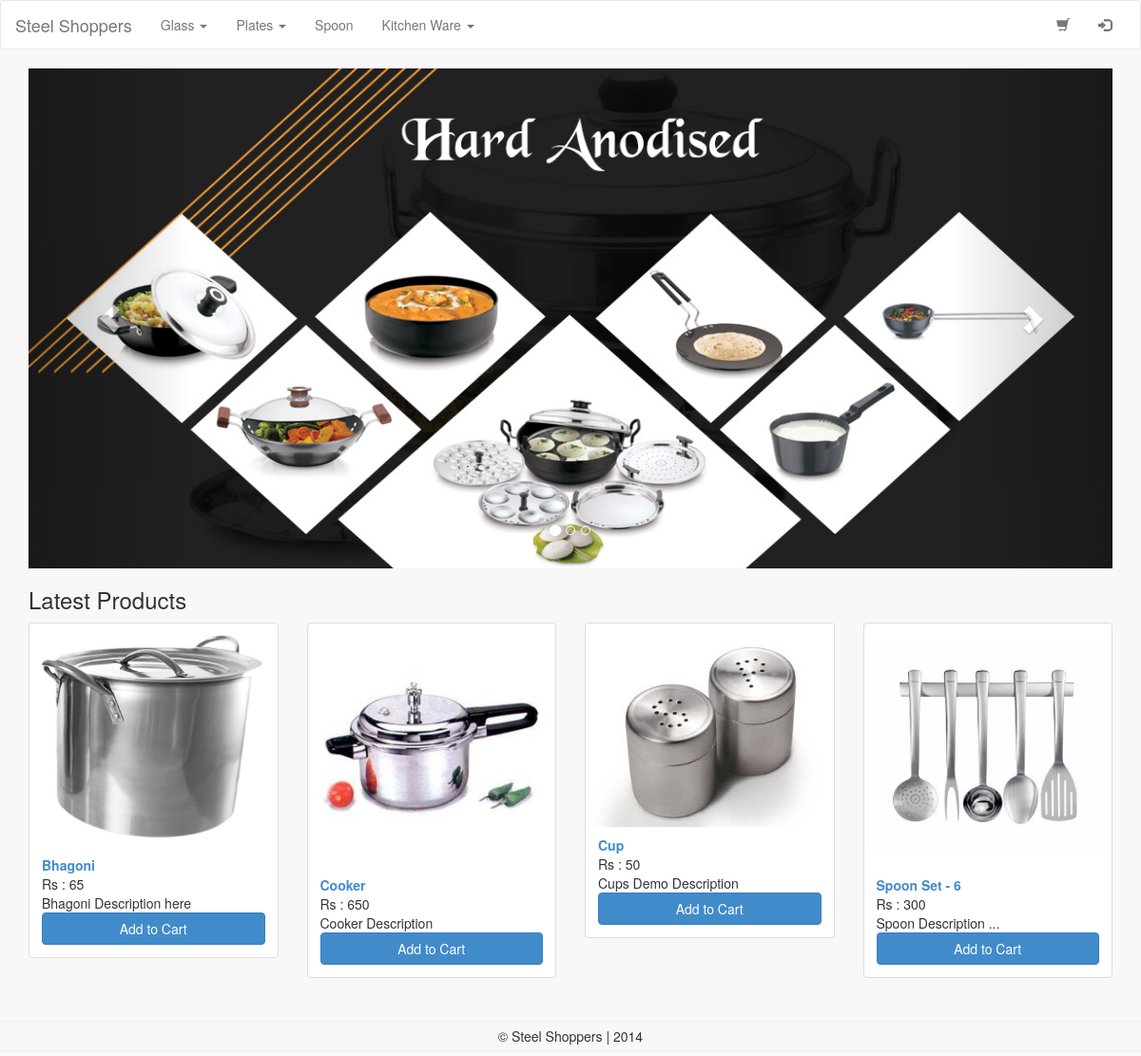
The page / on the database its author committed.
### tables this page shows
CREATE TABLE IF NOT EXISTS `ss_category` (
  `id` int(10) NOT NULL AUTO_INCREMENT,
  `category` varchar(200) NOT NULL,
  `description` varchar(500) NOT NULL,
  PRIMARY KEY (`id`)
);

CREATE TABLE IF NOT EXISTS `ss_item` (
  `id` int(50) NOT NULL AUTO_INCREMENT,
  `name` varchar(500) NOT NULL,
  `price` int(10) NOT NULL,
  `description` varchar(1000) DEFAULT NULL,
  `category` varchar(200) NOT NULL,
  `sub_category` varchar(10) DEFAULT NULL,
  `seller_id` int(10) DEFAULT NULL,
  `image` varchar(250) NOT NULL,
  PRIMARY KEY (`id`)
);

### classes/DB.php (called while the page is built, shortened)
<?php
class DB {
    private static $_instance = null;
    private $_pdo,
            $_query,
            $_error = false,
            $_results,
            $_count = 0;
    private function __construct() {
        try {
            $this->_pdo = new PDO('mysql:host=' . Config::get('mysql/host') . ';dbname=' . Config::get('mysql/db'), Config::get('mysql/username'), Config::get('mysql/password'));
        } catch(PDOException $e) {
            die($e->getMessage());
        }
    }
    public static function getInstance() {
        if(!isset(self::$_instance)) {
            self::$_instance = new DB();
        }
        return self::$_instance;
    }
    public function query($sql, $params = array()) {
        $this->_error = false;
        if($this->_query = $this->_pdo->prepare($sql)) {
            $x = 1;
            if(count($params)) {
                foreach($params as $param) {
                    $this->_query->bindValue($x, $param);
                    $x++;
                }
            }
            if($this->_query->execute()) {
                $this->_results = $this->_query->fetchAll(PDO::FETCH_OBJ);
                $this->_count = $this->_query->rowCount();
            } else {
                $this->_error = true;
            }
        }
        return $this;
    }
    public function action($action, $table, $where = array(), $limit = 30) {
        if(count($where) === 3) {
            $operators = array('=', '>', '<', '>=', '<=');
            $field = $where[0];
            $operator = $where[1];
            $value = $where[2];
            if(in_array($operator, $operators)) {
                $sql = "{$action} FROM {$table} WHERE {$field} {$operator} ? LIMIT {$limit}";
                if(!$this->query($sql, array($value))->error()) {
                    return $this;
                }
            }
        }
        return false;
    }
    public function get($table, $where) {
        return $this->action('SELECT *', $table, $where);
    }
    public function results() {
        return $this->_results;
    }
    public function error() {
        return $this->_error;
    }
    public function count() {
        return $this->_count;
    }
}

### classes/Category.php (called while the page is built, shortened)
<?php
class Category {
    private $_db,
            $_subCategory,
            $_category;
    public function __construct() {
        $this->_db = DB::getInstance();
        $this->_category = $this->_db->action("SELECT *", "ss_category", array('1', '=', '1'));
    }
    public function exist() {
        return (!empty($this->_category)) ? true : false;
    }
    public function get() {
        return $this->_category;
    }
    public function rows() {
        return $this->_category->count();
    }
}

### classes/Config.php (called while the page is built)
<?php
class Config {
    public static function get($path = null) {
        if($path) {
            $config = $GLOBALS['config'];
            $path = explode('/', $path);
            foreach($path as $bit) {
                if(isset($config[$bit])) {
                    $config = $config[$bit];
                }
            }
            return $config;
        }
        return false;
    }
}

### classes/User.php (called while the page is built, shortened)
<?php
class User {
    private $_db,
            $_data,
            $_sessionName,
            $_cookieName,
            $_isLoggedIn;
    public function __construct($user = null) {
        $this->_sessionName = Config::get('session/session_name');
    }
    public function isLoggedIn() {
        return $this->_isLoggedIn;
    }
}

### classes/Session.php (called while the page is built, shortened)
<?php
class Session {
    public static function exists($name) {
        return (isset($_SESSION[$name])) ? true : false ;
    }
}

### index.php (the view, shortened to what this page needs)
<?php
require_once 'header.php';
?>
    <div class="container">
    <div id="carousel-example-generic" class="carousel slide" data-ride="carousel">
        <ol class="carousel-indicators">
            <li data-target="#carousel-example-generic" data-slide-to="0" class="active"></li>
            <li data-target="#carousel-example-generic" data-slide-to="1"></li>
            <li data-target="#carousel-example-generic" data-slide-to="2"></li>
        </ol>
        <div class="carousel-inner" role="listbox">
            <div class="item active">
                <img src="images/slider-images/1.jpg" alt="">
            </div>
        </div>
        <a class="left carousel-control" href="#carousel-example-generic" role="button" data-slide="prev">
            <span class="glyphicon glyphicon-chevron-left" aria-hidden="true"></span>
        </a>
        <a class="right carousel-control" href="#carousel-example-generic" role="button" data-slide="next">
            <span class="glyphicon glyphicon-chevron-right" aria-hidden="true"></span>
        </a>
    </div>
        <h3>Latest Products</h3>
        <?php
        $db = DB::getInstance();
        $items = $db->action('SELECT *', 'ss_item', array("1", "=", "1"), 8);
        $count = $items->count();
        $items = $items->results();
        for($x = 0; $x<$count; $x++) {
        ?>
            <div class="row">
                <?php
                for($y = 0; $y < 4; $y++) {
                ?>
                    <div class="col-lg-3 col-md-3 col-sm-6">
                    <?php
                    if($x>=$count) {
                        echo '';
                    } else {
                        ?>
                        <div id="over" class="thumbnail">
                                <img src="product-images/<?=$items[$x]->image ?>" class="img-responsive">
                            <div class="caption">
                                <b><a href="item.php?id=<?=$items[$x]->id ?>"><?=$items[$x]->name ?></a></b>
                                <br>Rs : <?=$items[$x]->price ?>
                                <p><?=$items[$x]->description ?></p>
                                <button class="btn btn-primary btn-block center-block" onclick="cart('<?=$items[$x]->id ?>')">Add to Cart</button>
                            </div>
                        </div>
                        <?php
                    }
                    $x++;
                    ?>
                    </div>
                    <?php
                }
                ?>
            </div>
            <?php
        }
        ?>
    </div>
<?php
require_once 'footer.php';

### header.php (shortened to what this page needs)
<?php
$user = new User();
?>
<!DOCTYPE html>
<html>
<head>
    <link rel="stylesheet" href="css/bootstrap.min.css">
    <link rel="stylesheet" href="css/style.css">
    <link rel="stylesheet" type="text/css" href="engine1/style.css" />
</head>
<body>
<nav class="navbar navbar-default" role="navigation">
    <div class="container-fluid">
        <div class="navbar-header">
            <a class="navbar-brand" href="index.php">Steel Shoppers</a>
        </div>
        <div class="collapse navbar-collapse" id="bs-example-navbar-collapse-1">
            <ul class="nav navbar-nav">
                <?php
                $category = new Category();
                if($category->exist()){
                    $data = $category->get()->results();
                    $count = $category->rows();
                    for($x = 0; $x<$count; $x++) {
                        $id = $data[$x]->id;
                        $subCategory = $category->subCategory($id)->results();
                        if(empty($subCategory)) {
                    ?>
                    <li>
                        <a href="category.php?category=<?php echo $data[$x]->category; ?>"><?php echo $data[$x]->category; ?></a>
                    </li>
                    <?php
                        } else {
                            ?>
                            <li class="dropdown">
                                <a href="category.php?category=<?php echo $data[$x]->category; ?>"  class="dropdown-toggle" data-toggle="dropdown"><?php echo $data[$x]->category; ?> <span class="caret"></span></a>
                            </li>
                            <?php
                        }
                    }
                }
                ?>
            </ul>
            <ul class="nav navbar-nav navbar-right">
                <li><a href="cart.php"><span class="glyphicon glyphicon-shopping-cart"><span class="badge" id="cart"></span></span></a></li>
                <li>
                    <?php
                    if($user->isLoggedIn()) {
                        echo '<a href="logout.php"><span class="glyphicon glyphicon-log-out"></span></a>';
                    } else {
                        echo '<a href="login.php"><span class="glyphicon glyphicon-log-in"></span></a>';
                    }
                    ?>
                </li>
            </ul>
        </div>
    </div>
</nav>

### css/style.css (style rules this page uses)
body { background-color: #f8f8f8; }
p { margin: 0 0; }
nav { background-color: #fff !important; }
.row { margin-bottom: 20px !important; }

### rows shown on the page
ss_category: category "Glass"
ss_category: category "Plates"
ss_category: category "Spoon"
ss_category: category "Kitchen Ware"
ss_item: image (picture), name "Bhagoni", price "65", description "Bhagoni Description here"
ss_item: image (picture), name "Cooker", price "650", description "Cooker Description"
ss_item: image (picture), name "Cup", price "50", description "Cups Demo Description"
ss_item: image (picture), name "Spoon Set - 6", price "300", description "Spoon Description ..."
